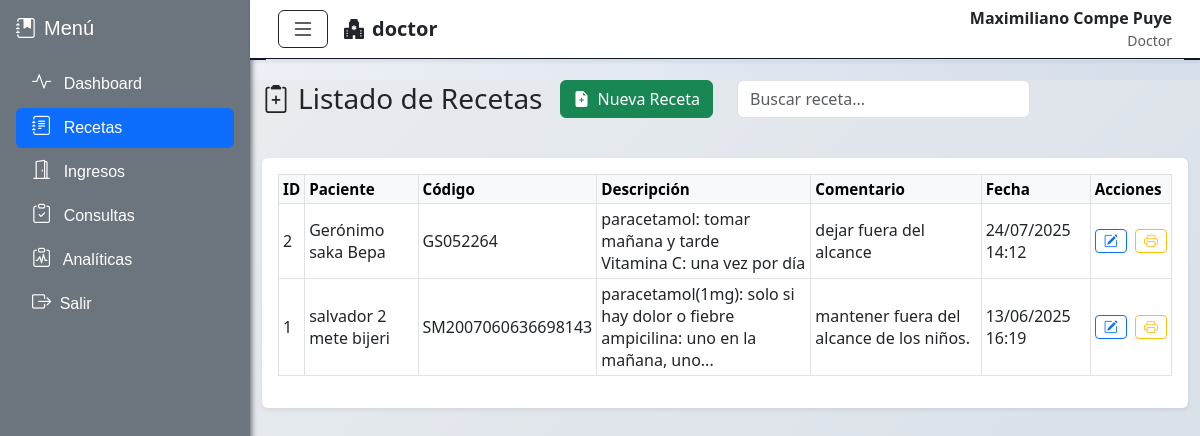
Screenshot of /index.php?vista=recetas (signed in) with the database file from the repository.
### tables this page shows
CREATE TABLE `recetas` (
  `id` int(11) NOT NULL,
  `descripcion` text NOT NULL,
  `id_consulta` int(11) NOT NULL,
  `id_paciente` int(11) NOT NULL,
  `codigo_paciente` varchar(50) DEFAULT NULL,
  `comentario` text DEFAULT NULL,
  `fecha_registro` datetime DEFAULT current_timestamp(),
  `id_usuario` int(11) NOT NULL
);

CREATE TABLE `pacientes` (
  `id` int(11) NOT NULL,
  `codigo` varchar(50) DEFAULT NULL,
  `nombre` varchar(100) DEFAULT NULL,
  `apellidos` varchar(100) DEFAULT NULL,
  `fecha_nacimiento` date DEFAULT NULL,
  `dip` varchar(50) DEFAULT NULL,
  `sexo` varchar(10) DEFAULT NULL,
  `direccion` text DEFAULT NULL,
  `email` varchar(100) DEFAULT NULL,
  `telefono` varchar(20) DEFAULT NULL,
  `profesion` varchar(100) DEFAULT NULL,
  `ocupacion` varchar(100) DEFAULT NULL,
  `tutor_nombre` varchar(100) DEFAULT NULL,
  `telefono_tutor` varchar(20) DEFAULT NULL,
  `id_usuario` int(11) DEFAULT NULL,
  `fecha_registro` datetime DEFAULT current_timestamp()
);

### views/recetas.php (the view, shortened to what this page needs)
<?php
$sql = "SELECT r.*, p.nombre AS nombre_paciente, p.apellidos
        FROM recetas r
        JOIN pacientes p ON r.id_paciente = p.id
        ORDER BY r.fecha_registro DESC";
$recetas = $pdo->query($sql)->fetchAll(PDO::FETCH_ASSOC);
?>
<div id="content" class="container-fluid">
  <div class="row mb-3">
    <div class="col-md-6 d-flex justify-content-between align-items-center mb-4">
      <h3 class="mb-0"><i class="bi bi-clipboard2-plus me-2"></i>Listado de Recetas</h3>
      <button class="btn btn-success" data-bs-toggle="modal" data-bs-target="#modalCrear">
        <i class="bi bi-file-earmark-plus-fill me-1"></i> Nueva Receta
      </button>
    </div>
    <div class="col-md-4">
      <input type="text" id="buscador" class="form-control" placeholder="Buscar receta...">
    </div>
  </div>
  <?php
  function limitarTexto($texto, $limite = 100)
  {
    $textoPlano = strip_tags($texto);
    return strlen($textoPlano) > $limite
      ? substr($textoPlano, 0, $limite) . '...'
      : $textoPlano;
  }
  ?>
  <div class="card shadow-sm border-0">
    <div class="card-body">
      <div class="table-responsive">
        <table id="tablaRecetas" class="table table-hover table-bordered align-middle table-sm">
          <thead class="table-light text-nowrap">
            <tr>
              <th>ID</th>
              <th>Paciente</th>
              <th>Código</th>
              <th>Descripción</th>
              <th>Comentario</th>
              <th>Fecha</th>
              <th>Acciones</th>
            </tr>
          </thead>
          <tbody>
            <?php foreach ($recetas as $r): ?>
              <tr>
                <td><?= (int)$r['id'] ?></td>
                <td><?= htmlspecialchars($r['nombre_paciente'] . ' ' . $r['apellidos']) ?></td>
                <td><?= htmlspecialchars($r['codigo_paciente']) ?></td>
                <td><?= nl2br(htmlspecialchars(limitarTexto($r['descripcion'], 80))) ?></td>
                <td><?= nl2br(htmlspecialchars(limitarTexto($r['comentario'], 80))) ?></td>
                <td><?= date('d/m/Y H:i', strtotime($r['fecha_registro'])) ?></td>
                <td class="text-nowrap">
                  <button
                    class="btn btn-sm btn-outline-primary me-1"
                    title="Editar"
                    data-bs-toggle="modal"
                    data-bs-target="#modalEditar"
                    data-id="<?= $r['id'] ?>"
                    data-nombre_paciente="<?= htmlspecialchars($r['nombre_paciente'] . ' ' . $r['apellidos'], ENT_QUOTES) ?>"
                    data-descripcion="<?= htmlspecialchars($r['descripcion'], ENT_QUOTES) ?>"
                    data-comentario="<?= htmlspecialchars($r['comentario'], ENT_QUOTES) ?>"
                    data-id_paciente="<?= $r['id_paciente'] ?>"
                    data-id_consulta="<?= $r['id_consulta'] ?>"
                    data-codigo="<?= $r['codigo_paciente'] ?>">
                    <i class="bi bi-pencil-square"></i>
                  </button>
                  <a href="fpdf/imprimir_receta.php?id=<?= $r['id'] ?>" target="_blank" class="btn btn-sm btn-outline-warning" title="Imprimir">
                    <i class="bi bi-printer"></i>
                  </a>
                </td>
              </tr>
            <?php endforeach; ?>
          </tbody>
        </table>
      </div>
    </div>
  </div>
</div>

### index.php (shortened to what this page needs)
<?php
$publicas = ['login'];
$vista = $_GET['vista'] ?? 'dashboard_administrador';
if (in_array($vista, $publicas)) {
    include 'layout/headerLogin.php';
    include "{$vista}.php";
    include 'layout/footerLogin.php';
} else {
    include 'layout/header.php';
    include 'layout/sidebar.php';
    include 'layout/navbar.php';
    include "views/{$vista}.php";
    include 'layout/footer.php';
}

### layout/header.php (shortened to what this page needs)
<!DOCTYPE html>
<html lang="es">
<head>
    <link href="https://cdn.jsdelivr.net/npm/bootstrap-icons@1.10.5/font/bootstrap-icons.css" rel="stylesheet">
    <link rel="stylesheet" href="css/bootstrap.min.css">
</head>
<body>

### layout/sidebar.php
<?php
$rol = strtolower(trim($_SESSION['usuario']['rol'] ?? ''));
$current = $_GET['vista'] ?? 'dashboard_administrador';
$claseRol = match ($rol) {
  'administrador' => 'sidebar-admin',
  'secretaria' => 'sidebar-secretaria',
  'laboratorio' => 'sidebar-laboratorio',
  'doctor' => 'sidebar-doctor',
  'farmacia' => 'sidebar-doctor',
  default => 'sidebar-generico',
};
$iconos_por_rol = [
  'administrador' => [
    'dashboard_administrador' => 'bi-speedometer2',
    'usuarios' => 'bi-person-badge',
    'pacientes' => 'bi-people-fill',
    'tipo_prueba' => 'bi-activity',
    'analiticas' => 'bi-clipboard-pulse',
    'recetas' => 'bi-journal-text',
    'salas' => 'bi-hospital',
    'ingresos' => 'bi-door-open',
    'pagos' => 'bi-cash-coin',
    'consultas' => 'bi-clipboard-check',
    'reportes' => 'bi-bar-chart-line',
    'detalles_consultas' => 'bi-file-earmark-medical',
    'empleados' => 'bi-person-workspace',
  ],
  'secretaria' => [
    'dashboard_secretaria' => 'bi-clipboard2-heart-fill',
    'pacientes' => 'bi-people-fill',
    'ingresos' => 'bi-door-open',
    'consultas' => 'bi-clipboard-check',
  ],
  'doctor' => [
    'dashboard_doctor' => 'bi-activity',
    'recetas' => 'bi-journal-text',
    'tipo_prueba' => 'bi-beaker',
    'ingresos' => 'bi-door-open',
    'consultas' => 'bi-clipboard-check',
    'analiticas' => 'bi-clipboard-pulse',
  ],
  'laboratorio' => [
    'dashboard_laboratorio' => 'bi-eyedropper',
    'analiticas' => 'bi-clipboard-pulse',
  ],
  'farmacia' => [
    'dashboard_farmacia' => 'bi-eyedropper',
    'productos_farmacia' => 'bi-capsule',
    'proveedores_farmacia' => 'bi-truck',
    'compras_farmacia' => 'bi-cart-check',
    'unidadesMedida_farmacia' => 'bi-bounding-box',
    'categorias_farmacia' => 'bi-tags',
    'pasivos_farmacia' => 'bi-journal-minus',
    'ventas_farmacia' => 'bi-basket',
  ],
];
$iconos = $iconos_por_rol[$rol] ?? [];
$menu = [
  'administrador' => [
    'Dashboard' => 'dashboard_administrador',
    'Usuarios' => 'usuarios',
    'Pacientes' => 'pacientes',
    'Recetas' => 'recetas',
    'Salas' => 'salas',
    'Pruebas' => 'tipo_prueba',
    'Ingresos' => 'ingresos',
    'Analíticas' => 'analiticas',
    'Pagos de Pruebas' => 'pagos',
    'Consultas' => 'consultas',
    'Reportes' => 'reportes',
    'Empleados' => 'empleados',
  ],
  'secretaria' => [
    'Dashboard' => 'dashboard_secretaria',
    'Pacientes' => 'pacientes',
    'Ingresos' => 'ingresos',
    'Consultas' => 'consultas',
  ],
  'doctor' => [
    'Dashboard' => 'dashboard_doctor',
    'Recetas' => 'recetas',
    'Ingresos' => 'ingresos',
    'Consultas' => 'consultas',
    'Analíticas' => 'analiticas',
  ],
  'laboratorio' => [
    'Dashboard' => 'dashboard_laboratorio',
    'Analíticas' => 'analiticas',
  ],
  'farmacia' => [
    'Dashboard' => 'dashboard_farmacia',
    'Productos' => 'productos_farmacia',
    'Proveedores' => 'proveedores_farmacia',
    'Compras' => 'compras_farmacia',
    'Unidades' => 'unidadesMedida_farmacia',
    'Categorías' => 'categorias_farmacia',
    'Pasivos' => 'pasivos_farmacia',
    'Ventas' => 'ventas_farmacia',
  ],
];
?>
<div class="wrapper">
  <div id="sidebar" class="sidebar <?= $claseRol ?> position-fixed scroll-box overflow-auto h-100 p-3">
    <h5 class="mb-4"><i class="bi bi-journal-bookmark-fill me-2"></i>Menú</h5>
    <ul class="nav nav-pills flex-column">
      <?php foreach ($menu[$rol] as $label => $vistaName):
        $active = ($current === $vistaName) ? 'active' : '';
        $icon = $iconos[$vistaName] ?? 'bi-chevron-right';
        ?>
        <li class="nav-item mb-1">
          <a href="index.php?vista=<?= $vistaName ?>" class="nav-link <?= $active ?>">
            <i class="bi <?= $icon ?> me-2"></i>
            <span class="link-text"><?= $label ?></span>
          </a>
        </li>
      <?php endforeach; ?>
      <li class="nav-item mb-1">
        <a href="" id="cerrarSession" class="nav-link">
          <i class="bi bi-box-arrow-right me-1"></i> Salir
        </a>
      </li>
    </ul>
  </div>

### layout/navbar.php (shortened to what this page needs)
<nav id="navbar" class="navbar position-fixed navbar-expand navbar-dark shadow-sm px-3">
    <div class="container-fluid d-flex align-items-center py-2 border-bottom">
        <button id="toggleSidebar" class="btn btn-outline-dark d-flex align-items-center me-3"
            aria-label="Menú lateral">
            <i class="bi bi-list fs-4"></i>
        </button>
        <span class="navbar-brand d-flex align-items-center text-dark fw-semibold mb-0 fs-5">
            <i class="bi bi-hospital-fill me-2"></i>
            <?= htmlspecialchars($_SESSION['usuario']['rol']) ?>
        </span>
        <div class="ms-auto d-flex align-items-center gap-3">
            <div class="text-end">
                <div class="fw-semibold text-dark"><?= htmlspecialchars($_SESSION['usuario']['nombre']) ?></div>
                <small class="text-muted text-capitalize"><?= htmlspecialchars($_SESSION['usuario']['rol']) ?></small>
            </div>
        </div>
    </div>
</nav>

### layout/footer.php (shortened to what this page needs)
</div>
<link href="css/bootstrap.min.css" rel="stylesheet">
</body>
</html>

### layout/header.php (style rules this page uses)
html, :root { --primary-gradient: linear-gradient(135deg, #667eea 0%, #764ba2 100%); --success-gradient: linear-gradient(135deg, #11998e 0%, #38ef7d 100%); --info-gradient: linear-gradient(135deg, #667db6 0%, #0082c8 100%); --danger-gradient: linear-gradient(135deg, #f093fb 0%, #f5576c 100%); --warning-gradient: linear-gradient(135deg, #fceabb 0%, #f8b500 100%); --dark-gradient: linear-gradient(135deg, #2c3e50 0%, #34495e 100%); --card-shadow: 0 8px 25px rgba(0, 0, 0, 0.08); --card-hover-shadow: 0 15px 35px rgba(0, 0, 0, 0.12); --border-radius: 16px; }
body { font-family: 'Inter', sans-serif; background: linear-gradient(135deg, #f5f7fa 0%, #c3cfe2 100%); min-height: 100vh; overflow: hidden; }
.wrapper { display: flex; height: 100vh; overflow: hidden; }
.sidebar { width: 250px; color: #fff; box-shadow: 2px 0 5px rgba(0, 0, 0, 0.5); overflow-y: auto; transition: all 0.3s ease; z-index: 1050; position: relative; padding: 10px; scrollbar-width: thin; scrollbar-color: #1e293b #0f172a; }
.sidebar .nav-link { color: #fff; transition: all 0.2s; }
.sidebar .nav-link:hover, .sidebar .nav-link.active { background-color: rgb(7, 88, 169); color: rgb(160, 160, 160); }
.sidebar .nav-link i { font-size: 1.2rem; }
.sidebar-doctor { background-color: #6c757d; font-family: 'Arial Rounded MT', sans-serif; }
.sidebar .nav-link { color: #fff; }
.sidebar .nav-link.active { background-color: rgba(255, 255, 255, 0.2); }
#content { flex-grow: 1; overflow-y: auto; background-color: rgba(231, 233, 236, 0.56); height: calc(100vh - 80px); margin-left: 250px; margin-top: 80px; transition: margin-left 0.3s ease; }
thead th { vertical-align: middle; font-size: 0.95rem; font-weight: 600; border-bottom: 1px solid #dee2e6; }
.table th, .table td { border-color: #dee2e6; padding: 0.4rem 0.6rem; }
.navbar { position: fixed; top: 0; left: 250px; right: 0; height: 60px; z-index: 1050; background-color: #fff !important; border-bottom: 2px solid #0f172a; transition: left 0.3s ease; }
.card { box-shadow: 0 0.125rem 0.25rem rgba(0, 0, 0, 0.39); }
.card { border-radius: 1rem; border: none; background: #ffffff; box-shadow: 0 5px 15px rgba(0, 0, 0, 0.05); }
.btn-success { background-color: #198754; border-color: #198754; }
.form-control::placeholder { color: #adb5bd; }

### rows the page displays
recetas: id "2", id_paciente.apellidos "Gerónimo saka Bepa", codigo_paciente "GS052264", descripcion "paracetamol: tomar mañana y tarde Vitamina C: una vez por día", comentario "dejar fuera del alcance", fecha_registro "24/07/2025 14:12"
recetas: id "1", id_paciente.apellidos "salvador 2 mete bijeri", codigo_paciente "SM2007060636698143", descripcion "paracetamol(1mg): solo si hay dolor o fiebre ampicilina: uno en la mañana, uno...", comentario "mantener fuera del alcance de los niños.", fecha_registro "13/06/2025 16:19"

### other values shown
$label "Dashboard"
$label "Recetas"
$label "Ingresos"
$label "Consultas"
$label "Analíticas"
$_SESSION['usuario']['rol'] "doctor"
$_SESSION['usuario']['nombre'] "Maximiliano Compe Puye"
$_SESSION['usuario']['rol'] "Doctor"
